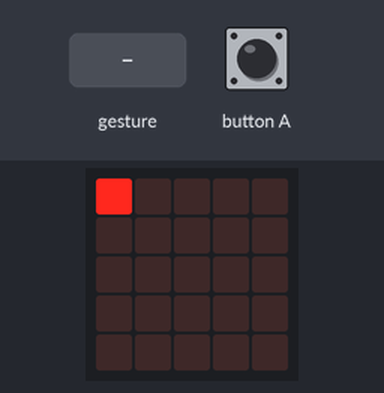
Recording of a program running on a simulated BBC micro:bit (MakeCode). On the bench: the board's 5×5 LED display. The test bench sets the inputs (shaded band). A tilt is held for 1.5 s and a shake lasts 1 s, then the board lies face up again.

Above: at 7.2 s.
7.3 s: gesture 'tilt right'
At 9.0 s:
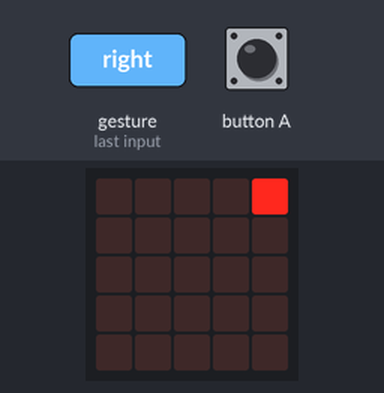
9.7 s: gesture 'logo up'
At 11.7 s:
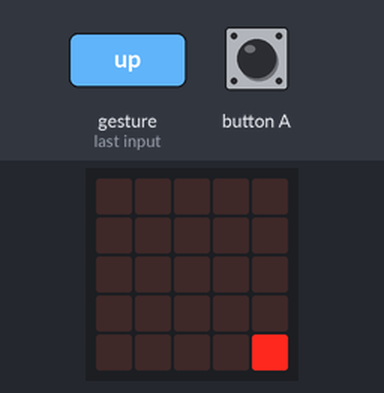
12.1 s: gesture 'tilt left'
At 14.0 s:
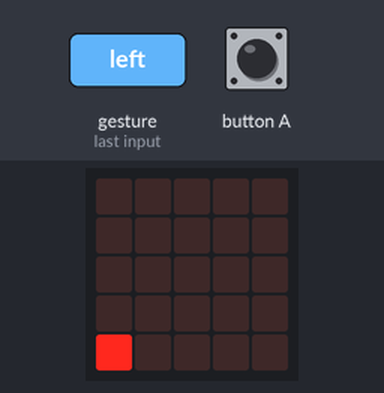
14.5 s: gesture 'logo down'
At 14.74 s:
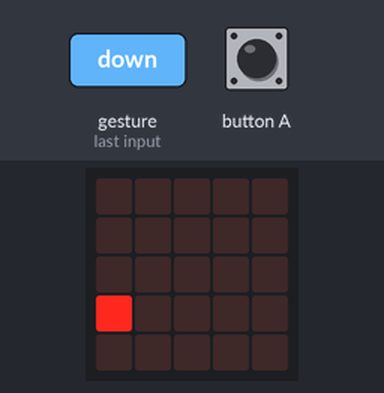
Timing chart, 0 to 17.5 s (numbered marks = the images above; inputs shaded):
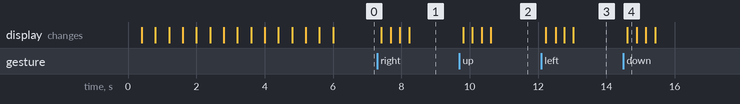

The program:

main.ts
```typescript
let Pixel: game.LedSprite = null
basic.showLeds(`
    # # # . .
    . . . . .
    . . . . .
    . . . . .
    . . . . .
    `)
basic.showLeds(`
    . . . . .
    # # # . .
    . . . . .
    . . . . .
    . . . . .
    `)
basic.showLeds(`
    . . . . .
    . . . . .
    # # # . .
    . . . . .
    . . . . .
    `)
basic.showLeds(`
    . . . . .
    . . . . .
    . . . . .
    # # # . .
    . . . . .
    `)
basic.showLeds(`
    . . . . .
    . . . . .
    . . . . .
    . . . . .
    # # # . .
    `)
basic.showLeds(`
    . # # # .
    . . . # .
    . . . . .
    . . . . .
    # # # . .
    `)
basic.showLeds(`
    . . . . .
    . # # # .
    . . . # .
    . . . . .
    # # # . .
    `)
basic.showLeds(`
    . . . . .
    . . . . .
    . # # # .
    . . . # .
    # # # . .
    `)
basic.showLeds(`
    . . . . .
    . . . . .
    . . . . .
    . # # # .
    # # # # .
    `)
basic.showLeds(`
    . . . . #
    . . . . .
    . . . . .
    . # # # .
    # # # # .
    `)
basic.showLeds(`
    . . . . #
    . . . . #
    . . . . .
    . # # # .
    # # # # .
    `)
basic.showLeds(`
    . . . . .
    . . . . #
    . . . . #
    . # # # .
    # # # # .
    `)
basic.showLeds(`
    . . . . .
    . . . . .
    . . . . #
    . # # # #
    # # # # .
    `)
basic.showLeds(`
    . . . . .
    . . . . .
    . . . . .
    . # # # #
    # # # # #
    `)
basic.showLeds(`
    . # . # .
    . # # . .
    . # . # .
    . # # # #
    # # # # #
    `)
let Brush = game.createSprite(0, 0)
basic.forever(function () {
    if (input.isGesture(Gesture.TiltLeft)) {
        Brush.change(LedSpriteProperty.X, -1)
        basic.pause(250)
    }
    if (input.isGesture(Gesture.TiltRight)) {
        Brush.change(LedSpriteProperty.X, 1)
        basic.pause(250)
    }
    if (input.isGesture(Gesture.LogoUp)) {
        Brush.change(LedSpriteProperty.Y, 1)
        basic.pause(250)
    }
    if (input.isGesture(Gesture.LogoDown)) {
        Brush.change(LedSpriteProperty.Y, -1)
        basic.pause(250)
    }
    if (input.buttonIsPressed(Button.A)) {
        Pixel = game.createSprite(Brush.get(LedSpriteProperty.X), Brush.get(LedSpriteProperty.Y))
    }
})
```

test.ts
```typescript
// здесь помещаются тесты; они не будут скомпилированы, пока пакет используется в качестве расширения.
```

Measured:
- after the input at 7.3 s, the display: first changes after 0.12 s (image 1 shows a later state)
- after the input at 9.7 s, the display: first changes after 0.11 s (image 2 shows a later state)
- after the input at 12.1 s, the display: first changes after 0.12 s (image 3 shows a later state)
- after the input at 14.5 s, the display: changes after 0.11 s (image 4)
